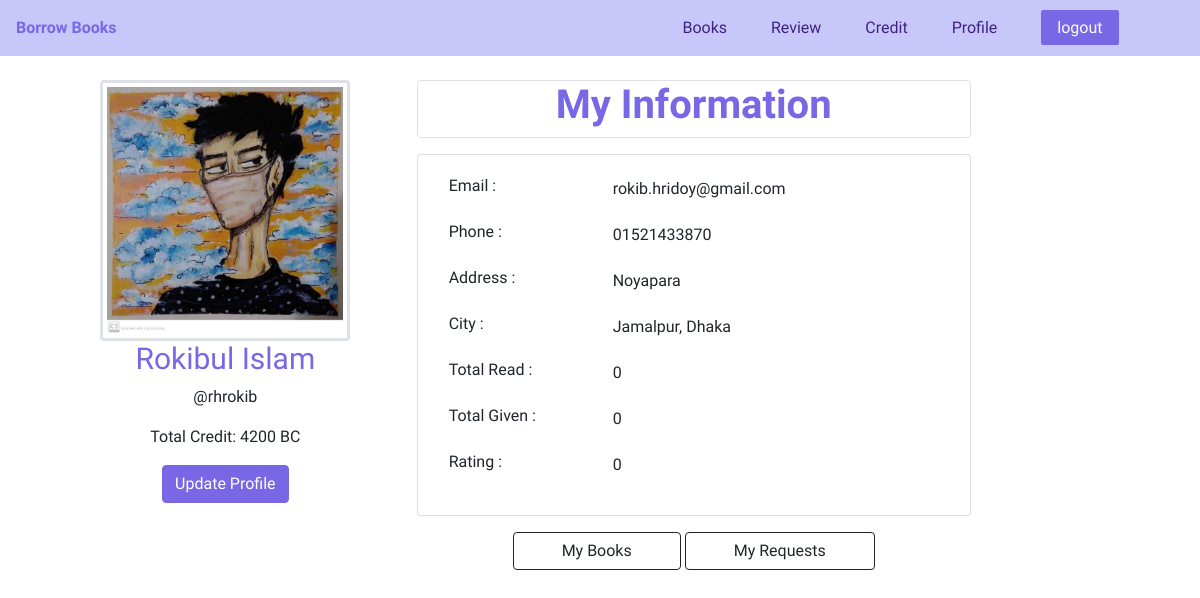
The app's page /profile/index.php (signed in), older data.
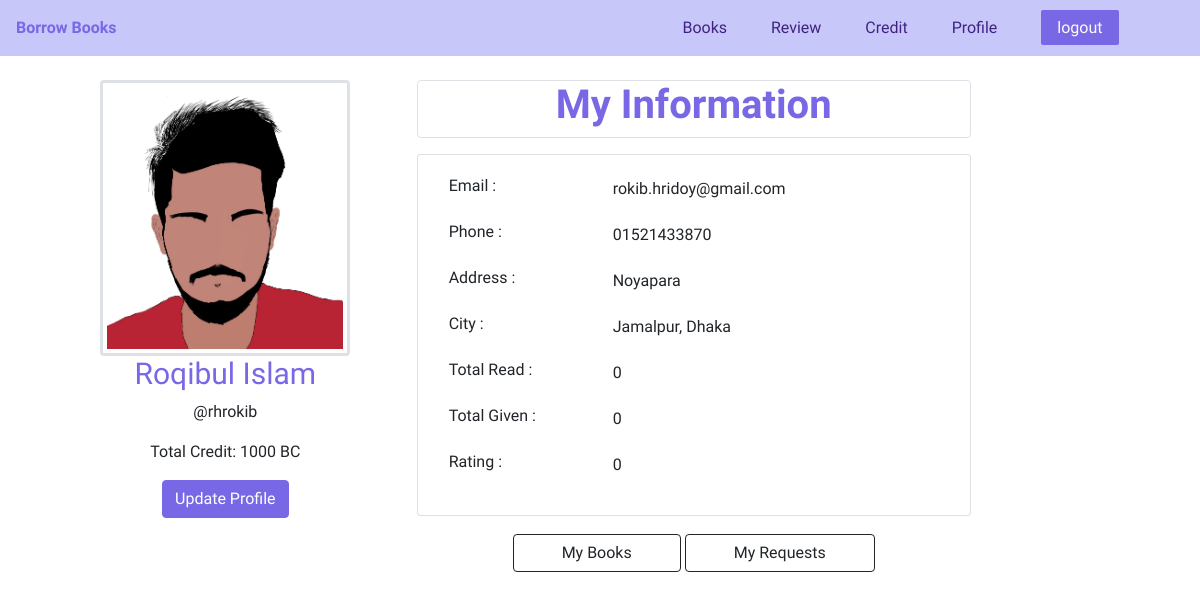
The same page, newer data.
### tables this page shows
CREATE TABLE `user` (
  `username` varchar(30) NOT NULL,
  `email` varchar(50) NOT NULL,
  `password` varchar(65) NOT NULL,
  `firstname` varchar(30) NOT NULL,
  `lastname` varchar(30) NOT NULL,
  `phone` varchar(11) NOT NULL,
  `location` varchar(50) NOT NULL,
  `city` varchar(50) NOT NULL,
  `totalCredit` float NOT NULL,
  `totalRead` int(11) NOT NULL DEFAULT 0,
  `totalGiven` int(11) NOT NULL DEFAULT 0,
  `rating` int(11) NOT NULL DEFAULT 0,
  `dp_path` varchar(300) NOT NULL
);

### profile/index.php (the view, shortened to what this page needs)
<?php
require_once('./../db_config.php');
if (!isset($_SESSION['user']) &&  empty($_SESSION['user'])) {
?>
  <script>
    location.assign("./../login/login.php");
  </script>
<?php
} else {
  $username = $_SESSION['user'];
  $retObj = $pdo->query("SELECT * FROM user where username = '$username'");
  $profile = $retObj->fetch(PDO::FETCH_ASSOC);
  $email = $profile['email'];
  $firstname = $profile['firstname'];
  $lastname = $profile['lastname'];
  $phone = $profile['phone'];
  $location = $profile['location'];
  $city = $profile['city'];
  $dp = $profile['dp_path'];
  $totalCredit = $profile['totalCredit'];
  $totalRead = $profile['totalRead'];
  $totalGiven = $profile['totalGiven'];
  $rating = $profile['rating'];
?>
  <!DOCTYPE html>
  <html lang="en">
  <head>
    <link href="https://cdn.jsdelivr.net/npm/bootstrap@5.0.1/dist/css/bootstrap.min.css" rel="stylesheet">
    <link rel="stylesheet" href="profile.css">
  </head>
  <body>
    <header class='main-header'>
      <div>
        <a class="main-header-logo" href="./../index.php">Borrow Books</a>
      </div>
      <nav class="main-nav">
        <ul class="main-nav__items">
          <li class="main-nav__item"><a href="./../book/book.php">Books</a></li>
          <li class="main-nav__item"><a href="./../review/">Review</a></li>
          <li class="main-nav__item"><a href="./../payment/">Credit</a></li>
          <li class="main-nav__item"><a href="./index.php">Profile</a></li>
          <li class="main-nav__item nav-logout"><a href="./../logout/logout.php">logout</a></li>
        </ul>
      </nav>
    </header>
    <main>
      <div class="container">
        <div class="row g-2 mt-3 ">
          <div class="col-md-4 text-center">
            <img src="<?php echo $dp ?>" alt="" class="img-fluid img-thumbnail rounded border border-3" width="250px">
            <div class="profile-name">
              <h1 class="name"><?php echo $firstname . " " . $lastname; ?></h1>
            </div>
            <p class="username">@<?php echo $username; ?> </p>
            <p>Total Credit: <?php echo $totalCredit; ?> BC</p>
            <a href="./update_profile.php"><button class="btn btn-primary">Update Profile</button></a>
          </div>
          <div class="col-md-6">
            <div class="card mb-3 rounded border">
              <h1 class="text-center title">My Information</h1>
            </div>
            <div class="card p-3">
              <div class="row g-2">
                <div class="col-md-3 info-card px-3">
                  <p class="info-name">Email :</p>
                  <p class="info-name">Phone :</p>
                  <p class="info-name">Address :</p>
                  <p class="info-name">City :</p>
                  <p class="info-name">Total Read :</p>
                  <p class="info-name">Total Given :</p>
                  <p class="info-name">Rating :</p>
                </div>
                <div class="col-md-9 info-detail px-5">
                  <p class="info-detail"><?php echo $email; ?></p>
                  <p class="info-detail"><?php echo $phone; ?></p>
                  <p class="info-detail"><?php echo $location; ?></p>
                  <p class="info-detail"><?php echo $city; ?></p>
                  <p class="info-detail"><?php echo $totalRead; ?></p>
                  <p class="info-detail"><?php echo $totalGiven; ?></p>
                  <p class="info-detail"><?php echo $rating; ?></p>
                </div>
              </div>
            </div>
          </div>
          <div class="col-md-6 text-center offset-4  mt-3">
            <a class="btn btn-outline-dark px-5" href="./../my_book/book_view.php">My Books</a>
            <a class="btn btn-outline-dark px-5" href="./../view_request/view_req.php">My Requests</a>
          </div>
        </div>
      </div>
    </main>
  </body>
  </html>
<?php
}
?>

Row changes from the older to the newer data that the page shows:
changed user "Islam": dp_path: a different picture; firstname "Rokibul" → "Roqibul"; totalCredit "4200" → "1000"
